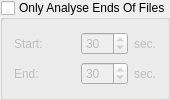
             <widget class="QGroupBox" name="groupBox_OnlyAnalyseEndsOfFiles">
              <property name="minimumSize">
               <size>
                <width>60</width>
                <height>80</height>
               </size>
              </property>
              <property name="maximumSize">
               <size>
                <width>170</width>
                <height>16777215</height>
               </size>
              </property>
              <property name="title">
               <string>Only Analyse Ends Of Files</string>
              </property>
              <property name="checkable">
               <bool>true</bool>
              </property>
              <property name="checked">
               <bool>false</bool>
              </property>
              <layout class="QVBoxLayout" name="verticalLayout_4">
               <item>
                <layout class="QHBoxLayout" name="horizontalLayout_5">
                 <property name="rightMargin">
                  <number>0</number>
                 </property>
                 <property name="bottomMargin">
                  <number>0</number>
                 </property>
                 <item>
                  <widget class="QLabel" name="label_3">
                   <property name="sizePolicy">
                    <sizepolicy hsizetype="Expanding" vsizetype="Preferred">
                     <horstretch>0</horstretch>
                     <verstretch>0</verstretch>
                    </sizepolicy>
                   </property>
                   <property name="text">
                    <string>Start: </string>
                   </property>
                  </widget>
                 </item>
                 <item>
                  <widget class="QSpinBox" name="spinBox_StartOnlyAnalyseEndsOfFiles">
                   <property name="maximum">
                    <number>120</number>
                   </property>
                   <property name="value">
                    <number>30</number>
                   </property>
                  </widget>
                 </item>
                 <item>
                  <widget class="QLabel" name="label_7">
                   <property name="text">
                    <string>sec.</string>
                   </property>
                  </widget>
                 </item>
                </layout>
               </item>
               <item>
                <layout class="QHBoxLayout" name="horizontalLayout_6">
                 <property name="bottomMargin">
                  <number>0</number>
                 </property>
                 <item>
                  <widget class="QLabel" name="label_4">
                   <property name="sizePolicy">
                    <sizepolicy hsizetype="Expanding" vsizetype="Preferred">
                     <horstretch>0</horstretch>
                     <verstretch>0</verstretch>
                    </sizepolicy>
                   </property>
                   <property name="text">
                    <string>End: </string>
                   </property>
                  </widget>
                 </item>
                 <item>
                  <widget class="QSpinBox" name="spinBox_EndOnlyAnalyseEndsOfFiles">
                   <property name="maximum">
                    <number>120</number>
                   </property>
                   <property name="value">
                    <number>30</number>
                   </property>
                   <property name="displayIntegerBase">
                    <number>10</number>
                   </property>
                  </widget>
                 </item>
                 <item>
                  <widget class="QLabel" name="label_8">
                   <property name="text">
                    <string>sec.</string>
                   </property>
                  </widget>
                 </item>
                </layout>
               </item>
              </layout>
             </widget>
